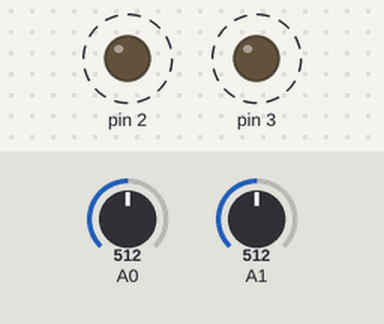
Recording of a sketch running on a simulated Arduino Uno, built with avr-gcc and run on an emulated ATmega328P. Parts: output pins drawn as LEDs (lit = HIGH). Dashed ring = blinking. Inputs (shaded band) come from the test bench; at power-on: A0 = 512, A1 = 512.

Above: at 1.2 s.
1.3 s: A0 set to 716
4.3 s: A0 set to 511
6.7 s: A0 set to 306
9.7 s: A1 set to 306
Timing chart, 0 to 13.0 s (numbered marks = the images above; inputs shaded):
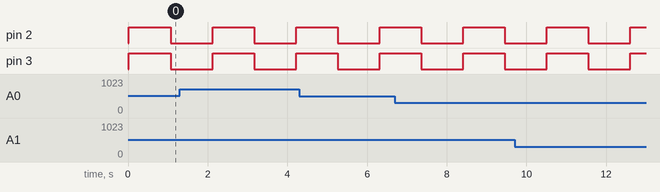

The sketch:

timerInterrput_PWM_Generate.ino
```cpp
bool A_STATE = true;
bool B_STATE = true;

void setup() {
  pinMode(2,OUTPUT);
  pinMode(3,OUTPUT);
  pinMode(A0, INPUT);
  pinMode(A1, INPUT);
  cli();                      //stop interrupts for till we make the settings
  //Timer 1 (interrupt each 50ms)
  TCCR1A = 0;                 // Reset entire TCCR1A to 0
  TCCR1B = 0;                 // Reset entire TCCR1B to 0
  TCCR1B |= B00000100;        //Set CS12 to 1 so we get prescalar 256
  TIMSK1 |= B00000110;        //Set OCIE1A and OCIE1B to 1 -> compare match A and B
  sei();                      //Enable back the interrupts
}

void loop() {
  OCR1A = map(analogRead(A0),0,1024,1000,2000);
  OCR1B = map(analogRead(A1),0,1024,1000,2000);
}


ISR(TIMER1_COMPA_vect){
  A_STATE = !A_STATE;       //Invert LED state
  digitalWrite(2,A_STATE);  //Write new state to the LED on pin D5
}

ISR(TIMER1_COMPB_vect){
  B_STATE = !B_STATE;       //Invert LED state
  digitalWrite(3,B_STATE);  //Write new state to the LED on pin D5
}
```
